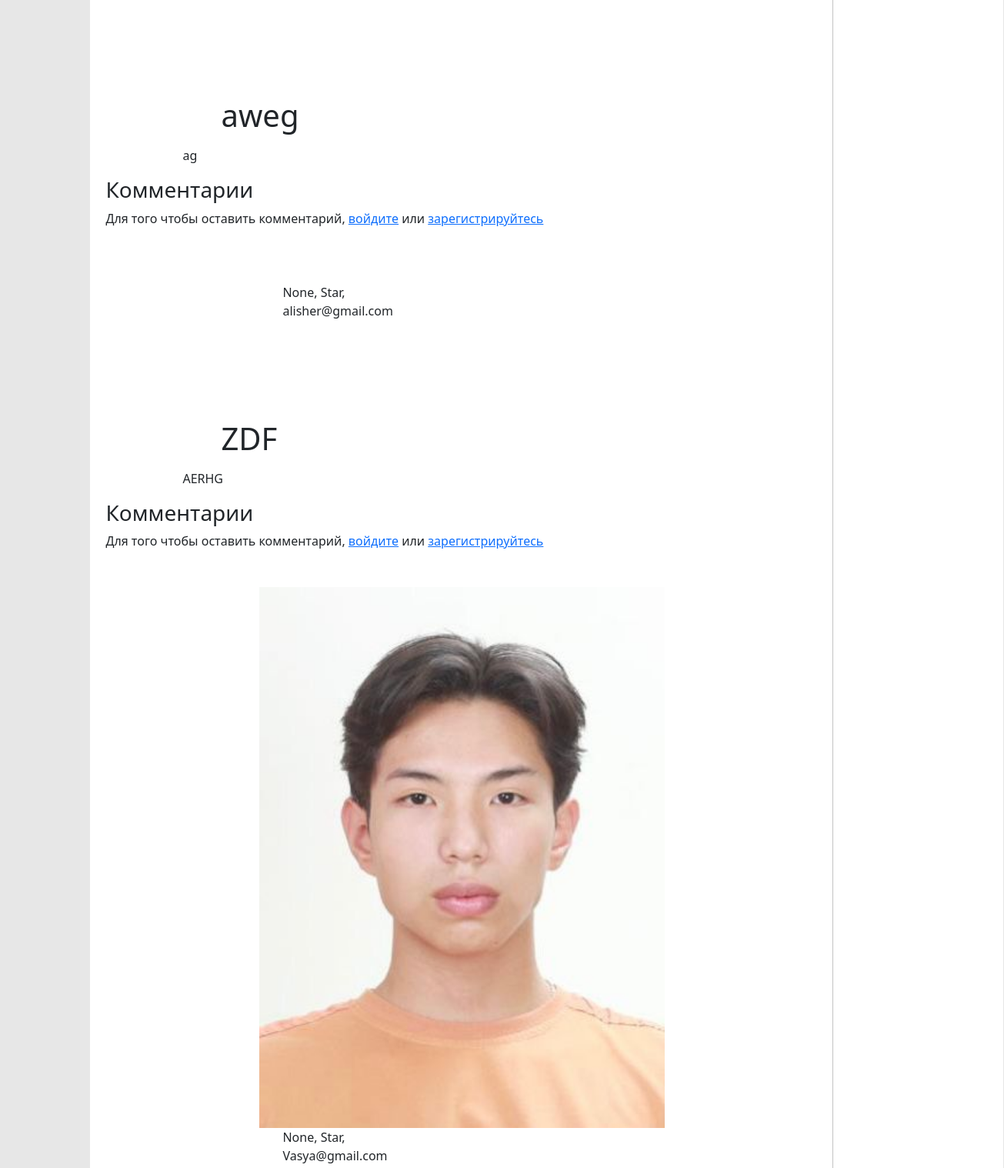
/creation/ (middle part), run on an earlier commit of the app's database.
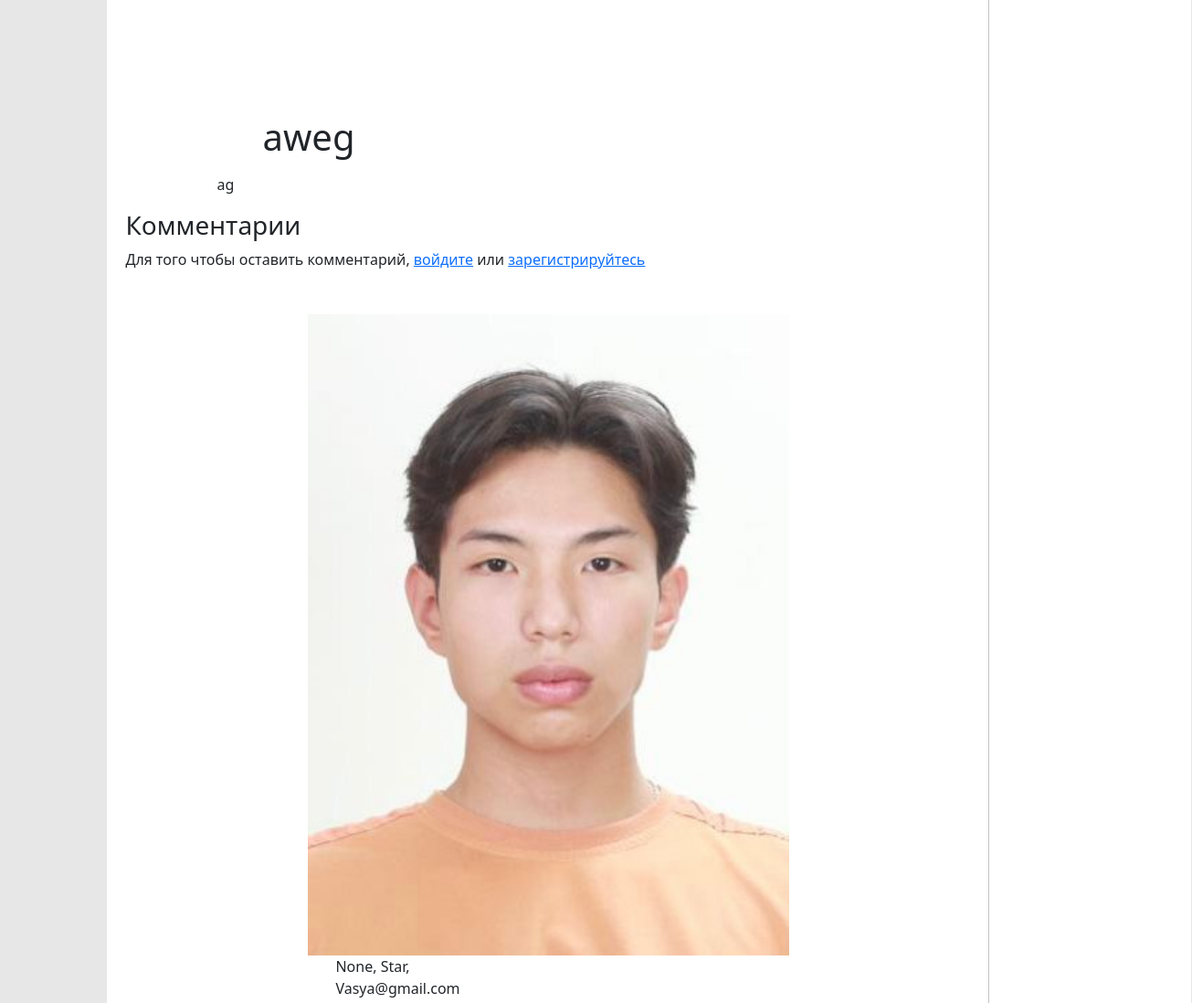
And on a later commit of the database.
### creation/models.py (models this page shows, shortened)
class Blog(models.Model):
    image = models.ImageField(blank=True, null=True, upload_to=uniq_name_upload)
    publish_date = models.DateTimeField(auto_now_add = True)
    title = models.CharField(max_length=255)
    description = models.TextField()
    author = models.ForeignKey(User, on_delete=models.CASCADE, blank=True, null=True)
    category = models.ForeignKey(Category, on_delete=models.PROTECT)

class Category(models.Model):
    name = models.CharField(max_length=100, null = False)
    class Meta:
        verbose_name_plural = 'Categories'
    def __str__(self):
        return self.name

### authe/models.py (models this page shows)
class User(AbstractUser):
    groups = models.ManyToManyField(
        'auth.Group',
        related_name='users',
        blank=True,
        verbose_name='groups',
        help_text='The groups this user belongs to. A user will get all permissions granted to each of their groups.',
    )
    user_permissions = models.ManyToManyField(
        'auth.Permission',
        related_name='users',
        blank=True,
        verbose_name='user permissions',
        help_text='Specific permissions for this user.',
        error_messages={
            'add': 'The permission you are trying to add already exists for the user.',
            'remove': 'The permission you are trying to remove does not exist for the user.',
        },
    )

### creation/views.py (the view)
# urls.py: path('', views.Home.as_view(),  name='home_page'),
class Home(View):
    def get(self, request):
        creation = Blog.objects.order_by('-publish_date')
        category = Category.objects.all()
        context = {
            'title': 'Все блоги',
            'creation': creation,
            'category': category,
        }
        return render(request, 'creation/home_page.html', context=context)

### creation/templates/creation/home_page.html (shortened to what this page needs)
{% extends 'creation/base.html' %}
{% load static %}
{% block link %}
<link rel="stylesheet" href="{% static 'creation/home_page.css' %}">
{% endblock %}
{% block main %}
<section class="main index-main">
    <div class="main-content">
        <div class="content">
            {% for c in creation %}
                <div class="creation--item mt-4 pt-4 ">
                    <div class="creation-img">
                        <img src="{{ c.image.url }}" alt="">
                    </div>
                    <div class="blog-info">
                        <p class="publish_date">{{ c.publish_date }}, {{ c.category }}, {{ c.author }}</p>
                    </div>
                    <div class="title_desc">
                        <h1>{{ c.title }}</h1>
                        <p class="discription detail-desc mt-3">{{ c.description }}</p>
                    </div>
                    <div class="comments">
                        <h3 class="mb-2">Комментарии</h3>
                        {% if request.user and request.user.is_authenticated %}
                            <form action="" onsubmit="sendComment(event)">
                                {% csrf_token %}
                                <textarea name="text" id="commentText" placeholder="Напишите комментарий" class="form-control mt-3" rows="1"></textarea>
                                <input type="hidden" name="blog_id" id="blog_id" value="{{ comment.id }}">
                                <input type="hidden" name="user_id" id="user_id" value="{{ request.user.id }}">
                                <button type="submit" class="mt-2 btn btn-secondary" style="background-color: #00A2DC;">Отправить</button>
                            </form>
                        {% else %}
                            <p>Для того чтобы оставить комментарий, <a href="{% url 'authe:login' %}">войдите</a> или <a href="{% url 'authe:signup' %}">зарегистрируйтесь</a></p>
                        {% endif %}
                    </div>
                </div>
            {% endfor %}
        </div>
        <div class="main2-content">
        <div class="category">
        </div>
    </div>
</section>
{% endblock %}

What changed in the data, as far as the page shows it:
removed Blog: publish_date "None", category "Star", author "alisher@gmail.com", title "ZDF", description "AERHG", shows "Для того чтобы оставить комментарий,"
